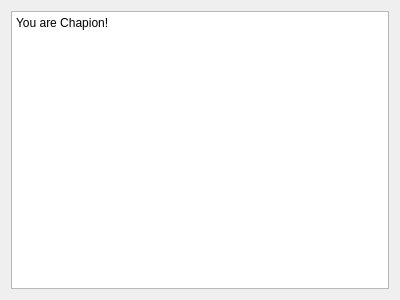
<?xml version="1.0" encoding="UTF-8"?>
<ui version="4.0">
 <class>Dialog</class>
 <widget class="QDialog" name="Dialog">
  <property name="geometry">
   <rect>
    <x>0</x>
    <y>0</y>
    <width>400</width>
    <height>300</height>
   </rect>
  </property>
  <property name="windowTitle">
   <string>Dialog</string>
  </property>
  <layout class="QVBoxLayout" name="verticalLayout">
   <item>
    <widget class="QPlainTextEdit" name="plainTextEdit">
     <property name="plainText">
      <string>You are Chapion!</string>
     </property>
    </widget>
   </item>
  </layout>
 </widget>
 <resources/>
 <connections/>
</ui>
